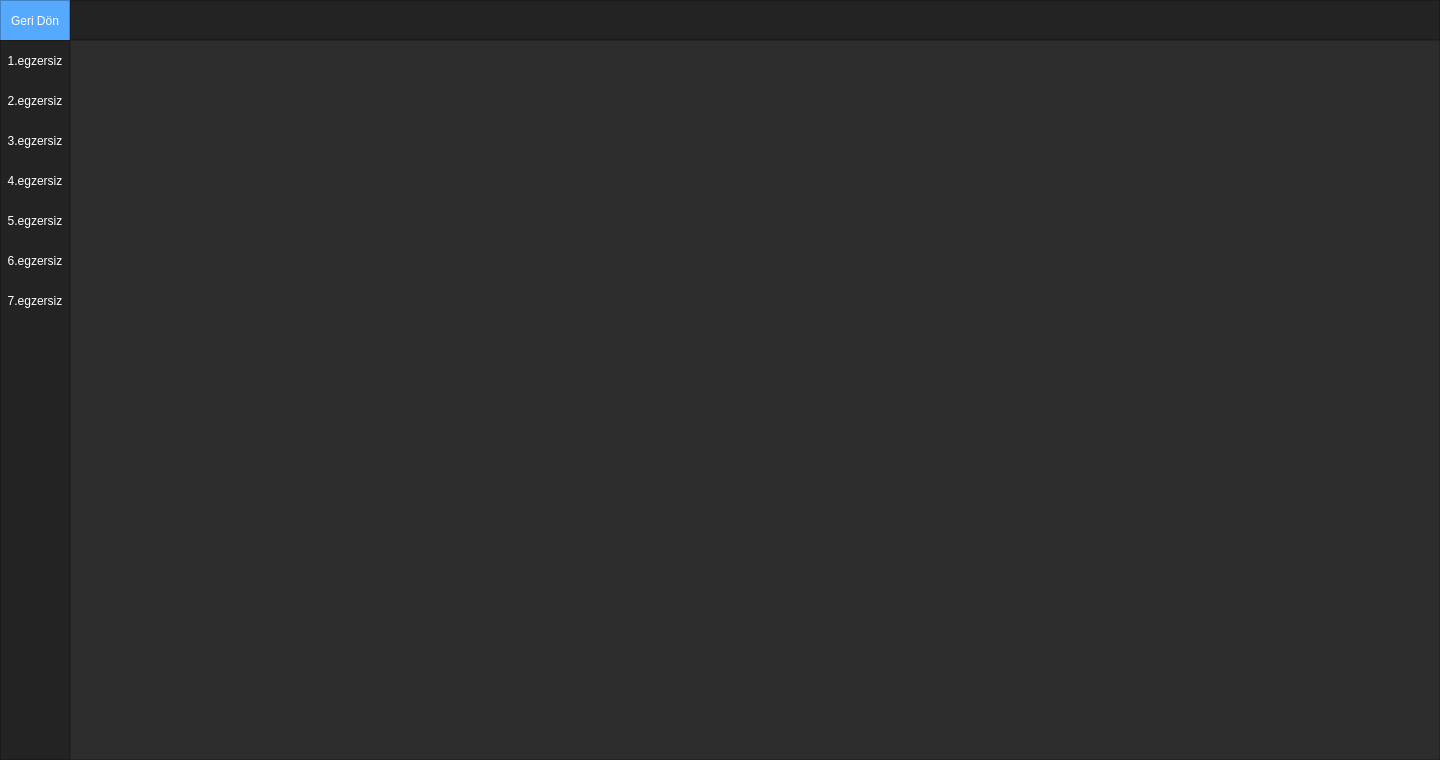
<?xml version="1.0" encoding="UTF-8"?>
<ui version="4.0">
 <class>MainWindow</class>
 <widget class="QMainWindow" name="MainWindow">
  <property name="geometry">
   <rect>
    <x>0</x>
    <y>0</y>
    <width>1440</width>
    <height>760</height>
   </rect>
  </property>
  <property name="minimumSize">
   <size>
    <width>1000</width>
    <height>500</height>
   </size>
  </property>
  <property name="windowTitle">
   <string>MainWindow</string>
  </property>
  <property name="styleSheet">
   <string notr="true">background-color: rgb(45, 45, 45);</string>
  </property>
  <widget class="QWidget" name="centralwidget">
   <layout class="QVBoxLayout" name="verticalLayout">
    <property name="spacing">
     <number>0</number>
    </property>
    <property name="leftMargin">
     <number>0</number>
    </property>
    <property name="topMargin">
     <number>0</number>
    </property>
    <property name="rightMargin">
     <number>0</number>
    </property>
    <property name="bottomMargin">
     <number>0</number>
    </property>
    <item>
     <widget class="QFrame" name="Top_Bar">
      <property name="maximumSize">
       <size>
        <width>16777215</width>
        <height>40</height>
       </size>
      </property>
      <property name="styleSheet">
       <string notr="true">background-color: rgb(35, 35, 35);</string>
      </property>
      <property name="frameShape">
       <enum>QFrame::NoFrame</enum>
      </property>
      <property name="frameShadow">
       <enum>QFrame::Raised</enum>
      </property>
      <layout class="QHBoxLayout" name="horizontalLayout">
       <property name="spacing">
        <number>0</number>
       </property>
       <property name="leftMargin">
        <number>0</number>
       </property>
       <property name="topMargin">
        <number>0</number>
       </property>
       <property name="rightMargin">
        <number>0</number>
       </property>
       <property name="bottomMargin">
        <number>0</number>
       </property>
       <item>
        <widget class="QFrame" name="frame_toggle">
         <property name="maximumSize">
          <size>
           <width>70</width>
           <height>40</height>
          </size>
         </property>
         <property name="styleSheet">
          <string notr="true">background-color: rgb(85, 170, 255);</string>
         </property>
         <property name="frameShape">
          <enum>QFrame::StyledPanel</enum>
         </property>
         <property name="frameShadow">
          <enum>QFrame::Raised</enum>
         </property>
         <layout class="QVBoxLayout" name="verticalLayout_2">
          <property name="spacing">
           <number>0</number>
          </property>
          <property name="leftMargin">
           <number>0</number>
          </property>
          <property name="topMargin">
           <number>0</number>
          </property>
          <property name="rightMargin">
           <number>0</number>
          </property>
          <property name="bottomMargin">
           <number>0</number>
          </property>
          <item>
           <widget class="QPushButton" name="b_back">
            <property name="enabled">
             <bool>true</bool>
            </property>
            <property name="sizePolicy">
             <sizepolicy hsizetype="Expanding" vsizetype="Expanding">
              <horstretch>0</horstretch>
              <verstretch>0</verstretch>
             </sizepolicy>
            </property>
            <property name="minimumSize">
             <size>
              <width>0</width>
              <height>40</height>
             </size>
            </property>
            <property name="styleSheet">
             <string notr="true">color: rgb(255, 255, 255);
border: 0px solid;</string>
            </property>
            <property name="text">
             <string>Geri Dön</string>
            </property>
           </widget>
          </item>
         </layout>
        </widget>
       </item>
       <item>
        <widget class="QFrame" name="frame_top">
         <property name="frameShape">
          <enum>QFrame::StyledPanel</enum>
         </property>
         <property name="frameShadow">
          <enum>QFrame::Raised</enum>
         </property>
        </widget>
       </item>
      </layout>
     </widget>
    </item>
    <item>
     <widget class="QFrame" name="Content">
      <property name="frameShape">
       <enum>QFrame::NoFrame</enum>
      </property>
      <property name="frameShadow">
       <enum>QFrame::Raised</enum>
      </property>
      <layout class="QHBoxLayout" name="horizontalLayout_2">
       <property name="spacing">
        <number>0</number>
       </property>
       <property name="leftMargin">
        <number>0</number>
       </property>
       <property name="topMargin">
        <number>0</number>
       </property>
       <property name="rightMargin">
        <number>0</number>
       </property>
       <property name="bottomMargin">
        <number>0</number>
       </property>
       <item>
        <widget class="QFrame" name="frame_left_menu">
         <property name="minimumSize">
          <size>
           <width>70</width>
           <height>0</height>
          </size>
         </property>
         <property name="maximumSize">
          <size>
           <width>70</width>
           <height>16777215</height>
          </size>
         </property>
         <property name="styleSheet">
          <string notr="true">background-color: rgb(35, 35, 35);</string>
         </property>
         <property name="frameShape">
          <enum>QFrame::StyledPanel</enum>
         </property>
         <property name="frameShadow">
          <enum>QFrame::Raised</enum>
         </property>
         <layout class="QVBoxLayout" name="verticalLayout_3">
          <property name="leftMargin">
           <number>0</number>
          </property>
          <property name="topMargin">
           <number>0</number>
          </property>
          <property name="rightMargin">
           <number>0</number>
          </property>
          <property name="bottomMargin">
           <number>0</number>
          </property>
          <item alignment="Qt::AlignTop">
           <widget class="QFrame" name="frame_top_menus">
            <property name="frameShape">
             <enum>QFrame::NoFrame</enum>
            </property>
            <property name="frameShadow">
             <enum>QFrame::Raised</enum>
            </property>
            <layout class="QVBoxLayout" name="verticalLayout_4">
             <property name="spacing">
              <number>0</number>
             </property>
             <property name="leftMargin">
              <number>0</number>
             </property>
             <property name="topMargin">
              <number>0</number>
             </property>
             <property name="rightMargin">
              <number>0</number>
             </property>
             <property name="bottomMargin">
              <number>0</number>
             </property>
             <item>
              <widget class="QPushButton" name="btn_page_1">
               <property name="minimumSize">
                <size>
                 <width>0</width>
                 <height>40</height>
                </size>
               </property>
               <property name="styleSheet">
                <string notr="true">QPushButton {
	color: rgb(255, 255, 255);
	background-color: rgb(35, 35, 35);
	border: 0px solid;
}
QPushButton:hover {
	background-color: rgb(85, 170, 255);
}</string>
               </property>
               <property name="text">
                <string>1.egzersiz</string>
               </property>
              </widget>
             </item>
             <item>
              <widget class="QPushButton" name="btn_page_2">
               <property name="minimumSize">
                <size>
                 <width>0</width>
                 <height>40</height>
                </size>
               </property>
               <property name="styleSheet">
                <string notr="true">QPushButton {
	color: rgb(255, 255, 255);
	background-color: rgb(35, 35, 35);
	border: 0px solid;
}
QPushButton:hover {
	background-color: rgb(85, 170, 255);
}</string>
               </property>
               <property name="text">
                <string>2.egzersiz</string>
               </property>
              </widget>
             </item>
             <item>
              <widget class="QPushButton" name="btn_page_3">
               <property name="minimumSize">
                <size>
                 <width>0</width>
                 <height>40</height>
                </size>
               </property>
               <property name="styleSheet">
                <string notr="true">QPushButton {
	color: rgb(255, 255, 255);
	background-color: rgb(35, 35, 35);
	border: 0px solid;
}
QPushButton:hover {
	background-color: rgb(85, 170, 255);
}</string>
               </property>
               <property name="text">
                <string>3.egzersiz</string>
               </property>
              </widget>
             </item>
             <item>
              <widget class="QPushButton" name="btn_page_4">
               <property name="minimumSize">
                <size>
                 <width>0</width>
                 <height>40</height>
                </size>
               </property>
               <property name="styleSheet">
                <string notr="true">QPushButton {
	color: rgb(255, 255, 255);
	background-color: rgb(35, 35, 35);
	border: 0px solid;
}
QPushButton:hover {
	background-color: rgb(85, 170, 255);
}</string>
               </property>
               <property name="text">
                <string>4.egzersiz</string>
               </property>
              </widget>
             </item>
             <item>
              <widget class="QPushButton" name="btn_page_5">
               <property name="minimumSize">
                <size>
                 <width>0</width>
                 <height>40</height>
                </size>
               </property>
               <property name="styleSheet">
                <string notr="true">QPushButton {
	color: rgb(255, 255, 255);
	background-color: rgb(35, 35, 35);
	border: 0px solid;
}
QPushButton:hover {
	background-color: rgb(85, 170, 255);
}</string>
               </property>
               <property name="text">
                <string>5.egzersiz</string>
               </property>
              </widget>
             </item>
             <item>
              <widget class="QPushButton" name="btn_page_6">
               <property name="minimumSize">
                <size>
                 <width>0</width>
                 <height>40</height>
                </size>
               </property>
               <property name="styleSheet">
                <string notr="true">QPushButton {
	color: rgb(255, 255, 255);
	background-color: rgb(35, 35, 35);
	border: 0px solid;
}
QPushButton:hover {
	background-color: rgb(85, 170, 255);
}</string>
               </property>
               <property name="text">
                <string>6.egzersiz</string>
               </property>
              </widget>
             </item>
             <item>
              <widget class="QPushButton" name="btn_page_7">
               <property name="minimumSize">
                <size>
                 <width>0</width>
                 <height>40</height>
                </size>
               </property>
               <property name="styleSheet">
                <string notr="true">QPushButton {
	color: rgb(255, 255, 255);
	background-color: rgb(35, 35, 35);
	border: 0px solid;
}
QPushButton:hover {
	background-color: rgb(85, 170, 255);
}</string>
               </property>
               <property name="text">
                <string>7.egzersiz</string>
               </property>
              </widget>
             </item>
            </layout>
           </widget>
          </item>
         </layout>
        </widget>
       </item>
       <item>
        <widget class="QFrame" name="frame_pages">
         <property name="frameShape">
          <enum>QFrame::StyledPanel</enum>
         </property>
         <property name="frameShadow">
          <enum>QFrame::Raised</enum>
         </property>
         <layout class="QVBoxLayout" name="verticalLayout_5">
          <item>
           <widget class="QStackedWidget" name="stackedWidget">
            <property name="currentIndex">
             <number>5</number>
            </property>
            <widget class="QWidget" name="page_1">
             <layout class="QVBoxLayout" name="verticalLayout_7">
              <item>
               <layout class="QGridLayout" name="grid_1">
                <item row="2" column="1">
                 <widget class="QLabel" name="label_1c">
                  <property name="text">
                   <string/>
                  </property>
                  <property name="pixmap">
                   <pixmap>hareketler/1d.png</pixmap>
                  </property>
                  <property name="scaledContents">
                   <bool>true</bool>
                  </property>
                 </widget>
                </item>
                <item row="0" column="0">
                 <widget class="QLabel" name="label_1a">
                  <property name="text">
                   <string/>
                  </property>
                  <property name="pixmap">
                   <pixmap>hareketler/1a.png</pixmap>
                  </property>
                 </widget>
                </item>
                <item row="2" column="0">
                 <widget class="QLabel" name="label_1d">
                  <property name="text">
                   <string/>
                  </property>
                  <property name="pixmap">
                   <pixmap>hareketler/1b.png</pixmap>
                  </property>
                 </widget>
                </item>
                <item row="0" column="1">
                 <widget class="QLabel" name="label_1b">
                  <property name="text">
                   <string/>
                  </property>
                  <property name="pixmap">
                   <pixmap>hareketler/1c.png</pixmap>
                  </property>
                  <property name="scaledContents">
                   <bool>true</bool>
                  </property>
                 </widget>
                </item>
               </layout>
              </item>
             </layout>
            </widget>
            <widget class="QWidget" name="page_2">
             <layout class="QVBoxLayout" name="verticalLayout_6">
              <item>
               <layout class="QGridLayout" name="grid_2">
                <item row="0" column="0">
                 <widget class="QLabel" name="label_2b">
                  <property name="text">
                   <string/>
                  </property>
                  <property name="pixmap">
                   <pixmap>hareketler/2a.png</pixmap>
                  </property>
                 </widget>
                </item>
                <item row="0" column="2">
                 <widget class="QLabel" name="label_2c">
                  <property name="text">
                   <string/>
                  </property>
                  <property name="pixmap">
                   <pixmap>hareketler/2c.png</pixmap>
                  </property>
                  <property name="scaledContents">
                   <bool>true</bool>
                  </property>
                 </widget>
                </item>
                <item row="2" column="0">
                 <widget class="QLabel" name="label_2a">
                  <property name="text">
                   <string/>
                  </property>
                  <property name="pixmap">
                   <pixmap>hareketler/2b.png</pixmap>
                  </property>
                 </widget>
                </item>
                <item row="2" column="2">
                 <widget class="QLabel" name="label_2d">
                  <property name="font">
                   <font>
                    <pointsize>40</pointsize>
                   </font>
                  </property>
                  <property name="styleSheet">
                   <string notr="true">color: #FFF;</string>
                  </property>
                  <property name="text">
                   <string/>
                  </property>
                  <property name="pixmap">
                   <pixmap>hareketler/2d.png</pixmap>
                  </property>
                  <property name="scaledContents">
                   <bool>true</bool>
                  </property>
                  <property name="alignment">
                   <set>Qt::AlignCenter</set>
                  </property>
                 </widget>
                </item>
               </layout>
              </item>
             </layout>
            </widget>
            <widget class="QWidget" name="page_3">
             <layout class="QVBoxLayout" name="verticalLayout_8">
              <item>
               <layout class="QGridLayout" name="grid_3">
                <item row="3" column="0">
                 <widget class="QLabel" name="label_3a">
                  <property name="text">
                   <string/>
                  </property>
                  <property name="pixmap">
                   <pixmap>hareketler/3b.png</pixmap>
                  </property>
                 </widget>
                </item>
                <item row="0" column="0">
                 <widget class="QLabel" name="label_3d">
                  <property name="font">
                   <font>
                    <pointsize>40</pointsize>
                   </font>
                  </property>
                  <property name="styleSheet">
                   <string notr="true">color: #FFF;</string>
                  </property>
                  <property name="text">
                   <string/>
                  </property>
                  <property name="pixmap">
                   <pixmap>hareketler/3a.png</pixmap>
                  </property>
                  <property name="alignment">
                   <set>Qt::AlignCenter</set>
                  </property>
                 </widget>
                </item>
                <item row="0" column="1">
                 <widget class="QLabel" name="label_3b">
                  <property name="text">
                   <string/>
                  </property>
                  <property name="pixmap">
                   <pixmap>hareketler/3c.png</pixmap>
                  </property>
                  <property name="scaledContents">
                   <bool>true</bool>
                  </property>
                 </widget>
                </item>
                <item row="3" column="1">
                 <widget class="QLabel" name="label_3c">
                  <property name="text">
                   <string/>
                  </property>
                  <property name="pixmap">
                   <pixmap>hareketler/3d.png</pixmap>
                  </property>
                  <property name="scaledContents">
                   <bool>true</bool>
                  </property>
                 </widget>
                </item>
               </layout>
              </item>
             </layout>
            </widget>
            <widget class="QWidget" name="page_4">
             <layout class="QVBoxLayout" name="verticalLayout_9">
              <item>
               <layout class="QGridLayout" name="grid_4">
                <item row="0" column="0">
                 <widget class="QLabel" name="label_4d">
                  <property name="font">
                   <font>
                    <pointsize>40</pointsize>
                   </font>
                  </property>
                  <property name="styleSheet">
                   <string notr="true">color: #FFF;</string>
                  </property>
                  <property name="text">
                   <string/>
                  </property>
                  <property name="pixmap">
                   <pixmap>hareketler/4a.png</pixmap>
                  </property>
                  <property name="scaledContents">
                   <bool>true</bool>
                  </property>
                  <property name="alignment">
                   <set>Qt::AlignCenter</set>
                  </property>
                 </widget>
                </item>
                <item row="1" column="0">
                 <widget class="QLabel" name="label_4a">
                  <property name="text">
                   <string/>
                  </property>
                  <property name="pixmap">
                   <pixmap>hareketler/4b.png</pixmap>
                  </property>
                  <property name="scaledContents">
                   <bool>true</bool>
                  </property>
                 </widget>
                </item>
                <item row="0" column="1">
                 <widget class="QLabel" name="label_4b">
                  <property name="text">
                   <string/>
                  </property>
                  <property name="pixmap">
                   <pixmap>hareketler/4c.png</pixmap>
                  </property>
                  <property name="scaledContents">
                   <bool>true</bool>
                  </property>
                 </widget>
                </item>
                <item row="1" column="1">
                 <widget class="QLabel" name="label_4c">
                  <property name="text">
                   <string/>
                  </property>
                  <property name="pixmap">
                   <pixmap>hareketler/4d.png</pixmap>
                  </property>
                  <property name="scaledContents">
                   <bool>true</bool>
                  </property>
                 </widget>
                </item>
               </layout>
              </item>
             </layout>
            </widget>
            <widget class="QWidget" name="page_5">
             <layout class="QVBoxLayout" name="verticalLayout_10">
              <item>
               <layout class="QGridLayout" name="grid_5">
                <item row="0" column="0">
                 <widget class="QLabel" name="label_5d">
                  <property name="font">
                   <font>
                    <pointsize>40</pointsize>
                   </font>
                  </property>
                  <property name="styleSheet">
                   <string notr="true">color: #FFF;</string>
                  </property>
                  <property name="text">
                   <string/>
                  </property>
                  <property name="pixmap">
                   <pixmap>hareketler/5a.png</pixmap>
                  </property>
                  <property name="alignment">
                   <set>Qt::AlignCenter</set>
                  </property>
                 </widget>
                </item>
                <item row="1" column="0">
                 <widget class="QLabel" name="label_5a">
                  <property name="text">
                   <string/>
                  </property>
                  <property name="pixmap">
                   <pixmap>hareketler/5c.png</pixmap>
                  </property>
                 </widget>
                </item>
                <item row="0" column="1">
                 <widget class="QLabel" name="label_5b">
                  <property name="text">
                   <string/>
                  </property>
                  <property name="pixmap">
                   <pixmap>hareketler/5b.png</pixmap>
                  </property>
                  <property name="scaledContents">
                   <bool>true</bool>
                  </property>
                 </widget>
                </item>
                <item row="1" column="1">
                 <widget class="QLabel" name="label_5c">
                  <property name="text">
                   <string/>
                  </property>
                  <property name="pixmap">
                   <pixmap>hareketler/5d.png</pixmap>
                  </property>
                  <property name="scaledContents">
                   <bool>true</bool>
                  </property>
                 </widget>
                </item>
               </layout>
              </item>
             </layout>
            </widget>
            <widget class="QWidget" name="page_6">
             <layout class="QVBoxLayout" name="verticalLayout_11">
              <item>
               <layout class="QGridLayout" name="grid_6">
                <item row="1" column="0">
                 <widget class="QLabel" name="label_6a">
                  <property name="text">
                   <string/>
                  </property>
                  <property name="pixmap">
                   <pixmap>hareketler/6b.png</pixmap>
                  </property>
                 </widget>
                </item>
                <item row="0" column="0">
                 <widget class="QLabel" name="label_6d">
                  <property name="font">
                   <font>
                    <pointsize>40</pointsize>
                   </font>
                  </property>
                  <property name="styleSheet">
                   <string notr="true">color: #FFF;</string>
                  </property>
                  <property name="text">
                   <string/>
                  </property>
                  <property name="pixmap">
                   <pixmap>hareketler/6a.png</pixmap>
                  </property>
                  <property name="alignment">
                   <set>Qt::AlignCenter</set>
                  </property>
                 </widget>
                </item>
                <item row="0" column="1">
                 <widget class="QLabel" name="label_6b">
                  <property name="text">
                   <string/>
                  </property>
                  <property name="pixmap">
                   <pixmap>hareketler/6c.png</pixmap>
                  </property>
                  <property name="scaledContents">
                   <bool>true</bool>
                  </property>
                 </widget>
                </item>
                <item row="1" column="1">
                 <widget class="QLabel" name="label_6c">
                  <property name="text">
                   <string/>
                  </property>
                  <property name="pixmap">
                   <pixmap>hareketler/6d.png</pixmap>
                  </property>
                  <property name="scaledContents">
                   <bool>true</bool>
                  </property>
                 </widget>
                </item>
               </layout>
              </item>
             </layout>
            </widget>
            <widget class="QWidget" name="page_7">
             <layout class="QVBoxLayout" name="verticalLayout_12">
              <item>
               <layout class="QGridLayout" name="grid_7">
                <item row="1" column="0">
                 <widget class="QLabel" name="label_7a">
                  <property name="text">
                   <string/>
                  </property>
                  <property name="pixmap">
                   <pixmap>hareketler/7b.png</pixmap>
                  </property>
                 </widget>
                </item>
                <item row="0" column="0">
                 <widget class="QLabel" name="label_7d">
                  <property name="font">
                   <font>
                    <pointsize>40</pointsize>
                   </font>
                  </property>
                  <property name="styleSheet">
                   <string notr="true">color: #FFF;</string>
                  </property>
                  <property name="text">
                   <string/>
                  </property>
                  <property name="pixmap">
                   <pixmap>hareketler/7a.png</pixmap>
                  </property>
                  <property name="alignment">
                   <set>Qt::AlignCenter</set>
                  </property>
                 </widget>
                </item>
                <item row="0" column="1">
                 <widget class="QLabel" name="label_7b">
                  <property name="text">
                   <string/>
                  </property>
                  <property name="pixmap">
                   <pixmap>hareketler/7c.png</pixmap>
                  </property>
                  <property name="scaledContents">
                   <bool>true</bool>
                  </property>
                 </widget>
                </item>
                <item row="1" column="1">
                 <widget class="QLabel" name="label_7c">
                  <property name="text">
                   <string/>
                  </property>
                  <property name="pixmap">
                   <pixmap>hareketler/7d.png</pixmap>
                  </property>
                  <property name="scaledContents">
                   <bool>true</bool>
                  </property>
                 </widget>
                </item>
               </layout>
              </item>
             </layout>
            </widget>
           </widget>
          </item>
         </layout>
        </widget>
       </item>
      </layout>
     </widget>
    </item>
   </layout>
  </widget>
 </widget>
 <resources/>
 <connections/>
</ui>
